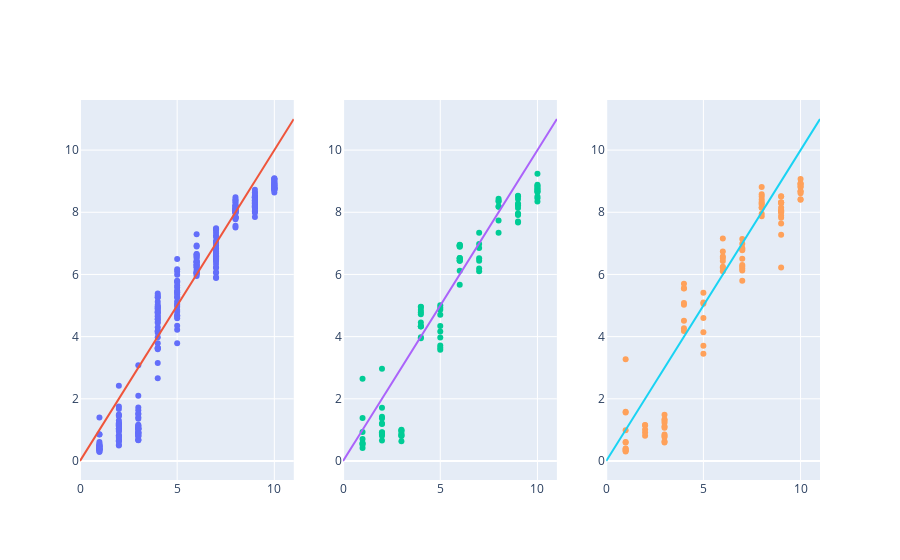

The notebook cell saved with this chart:
### Code cell
from plotly.subplots import make_subplots


train_predictions = model.predict(train_X)
val_predictions = model.predict(val_X)
test_predictions = model.predict(test_X)

fig = make_subplots(1, 3)

fig.add_trace(
    go.Scatter(
        x=train_y.squeeze(),
        y=train_predictions.squeeze(),
        mode='markers',
        showlegend=False
    )
, row=1, col=1)
fig.add_trace(
    go.Scatter(
        x=[0, 11],
        y=[0, 11],
        mode='lines',
        showlegend=False
    )
, row=1, col=1)

fig.add_trace(
    go.Scatter(
        x=val_y.squeeze(),
        y=val_predictions.squeeze(),
        mode='markers',
        showlegend=False
    )
, row=1, col=2)
fig.add_trace(
    go.Scatter(
        x=[0, 11],
        y=[0, 11],
        mode='lines',
        showlegend=False
    )
, row=1, col=2)

fig.add_trace(
    go.Scatter(
        x=test_y.squeeze(),
        y=test_predictions.squeeze(),
        mode='markers',
        showlegend=False
    )
, row=1, col=3)
fig.add_trace(
    go.Scatter(
        x=[0, 11],
        y=[0, 11],
        mode='lines',
        showlegend=False
    )
, row=1, col=3)

### Figure 1 — Plotly figure (JSON) as saved in the notebook; plotly's stock layout.template omitted (floating-point values rounded to 4 significant figures; data arrays with more than 128 entries replaced by an {"elided": "..."} marker saying what was removed)
{"data": [{"mode": "markers", "showlegend": false, "type": "scatter", "x": {"elided": "300 int values"}, "xaxis": "x", "y": {"elided": "300 float values"}, "yaxis": "y"}, {"mode": "lines", "showlegend": false, "type": "scatter", "x": [0, 11], "xaxis": "x", "y": [0, 11], "yaxis": "y"}, {"mode": "markers", "showlegend": false, "type": "scatter", "x": [4, 2, 7, 10, 8, 5, 10, 5, 5, 10, 5, 10, 4, 3, 4, 9, 1, 8, 5, 8, 9, 2, 4, 6, 7, 4, 10, 7, 6, 3, 6, 3, 1, 10, 9, 3, 10, 3, 2, 10, 2, 3, 6, 1, 7, 6, 6, 9, 9, 5, 10, 5, 2, 4, 1, 4, 6, 10, 6, 6, 2, 6, 3, 6, 2, 1, 1, 2, 4, 2, 8, 4, 5, 6, 9, 7, 8, 7, 6, 1, 8, 1, 2, 7, 10, 9, 5, 9, 2, 9, 9, 2, 4, 4, 8, 10, 9, 9, 3, 5], "xaxis": "x2", "y": [4.781, 0.6576, 6.851, 8.453, 7.343, 3.712, 9.24, 4.338, 3.58, 8.505, 4.168, 8.692, 4.95, 0.8131, 4.86, 7.913, 1.384, 8.436, 4.862, 8.369, 8.246, 0.8153, 4.333, 5.669, 6.191, 4.332, 8.819, 6.102, 6.936, 0.8063, 6.529, 0.9873, 2.643, 8.744, 8.137, 1.009, 8.886, 0.6341, 1.209, 8.349, 0.8542, 0.8846, 6.911, 0.5589, 6.522, 6.12, 6.943, 8.222, 7.7, 3.645, 8.646, 4.705, 1.421, 4.962, 0.932, 4.721, 6.437, 8.673, 6.956, 6.52, 0.9171, 6.444, 0.9531, 6.457, 1.368, 0.5255, 0.4166, 1.19, 4.451, 0.922, 8.177, 4.324, 5.013, 6.52, 8.282, 6.976, 7.738, 6.437, 6.889, 0.7064, 8.348, 0.5824, 2.965, 7.342, 8.775, 7.943, 4.933, 7.675, 0.882, 8.528, 7.96, 1.711, 3.95, 3.977, 8.189, 8.853, 8.519, 8.427, 0.8393, 3.976], "yaxis": "y2"}, {"mode": "lines", "showlegend": false, "type": "scatter", "x": [0, 11], "xaxis": "x2", "y": [0, 11], "yaxis": "y2"}, {"mode": "markers", "showlegend": false, "type": "scatter", "x": [1, 10, 8, 5, 10, 4, 10, 1, 3, 7, 9, 9, 6, 9, 8, 4, 6, 4, 10, 7, 8, 6, 4, 4, 6, 9, 1, 9, 1, 8, 9, 10, 3, 5, 1, 2, 10, 7, 6, 8, 9, 3, 3, 7, 9, 5, 7, 10, 2, 3, 9, 7, 1, 8, 3, 4, 10, 1, 2, 3, 9, 5, 2, 10, 7, 1, 7, 6, 6, 8, 9, 3, 5, 3, 10, 1, 7, 7, 5, 8, 8, 1, 5, 6, 1, 2, 9, 9, 9, 9, 3, 9, 7, 8, 8, 10, 4, 4, 3, 9], "xaxis": "x3", "y": [0.3871, 8.915, 8.293, 3.449, 8.678, 5.026, 8.419, 0.3533, 1.227, 6.985, 8.154, 8.039, 6.531, 8.318, 8.154, 5.702, 6.219, 5.081, 8.805, 6.123, 7.952, 6.245, 4.509, 5.552, 6.579, 6.225, 0.986, 7.635, 0.3059, 8.242, 7.886, 8.936, 1.485, 5.057, 0.597, 1.012, 8.406, 6.188, 6.739, 8.583, 8.07, 0.5927, 0.6318, 6.85, 8.315, 5.1, 6.504, 8.885, 0.8148, 1.069, 8.005, 6.775, 0.404, 8.816, 1.117, 4.27, 8.613, 3.272, 0.9206, 1.347, 8.314, 3.709, 1.161, 8.837, 5.797, 0.6078, 6.302, 6.431, 7.156, 8.328, 8.503, 1.292, 4.145, 0.7711, 8.674, 0.3273, 7.138, 6.822, 4.597, 8.51, 7.871, 1.586, 5.414, 6.104, 1.557, 1.146, 8.299, 8.037, 7.273, 7.823, 0.8533, 8.517, 6.256, 8.407, 8.142, 9.071, 4.185, 5.56, 0.8062, 8.006], "yaxis": "y3"}, {"mode": "lines", "showlegend": false, "type": "scatter", "x": [0, 11], "xaxis": "x3", "y": [0, 11], "yaxis": "y3"}], "layout": {"xaxis": {"anchor": "y", "domain": [0, 0.2889]}, "xaxis2": {"anchor": "y2", "domain": [0.3556, 0.6444]}, "xaxis3": {"anchor": "y3", "domain": [0.7111, 1]}, "yaxis": {"anchor": "x", "domain": [0, 1]}, "yaxis2": {"anchor": "x2", "domain": [0, 1]}, "yaxis3": {"anchor": "x3", "domain": [0, 1]}}}
